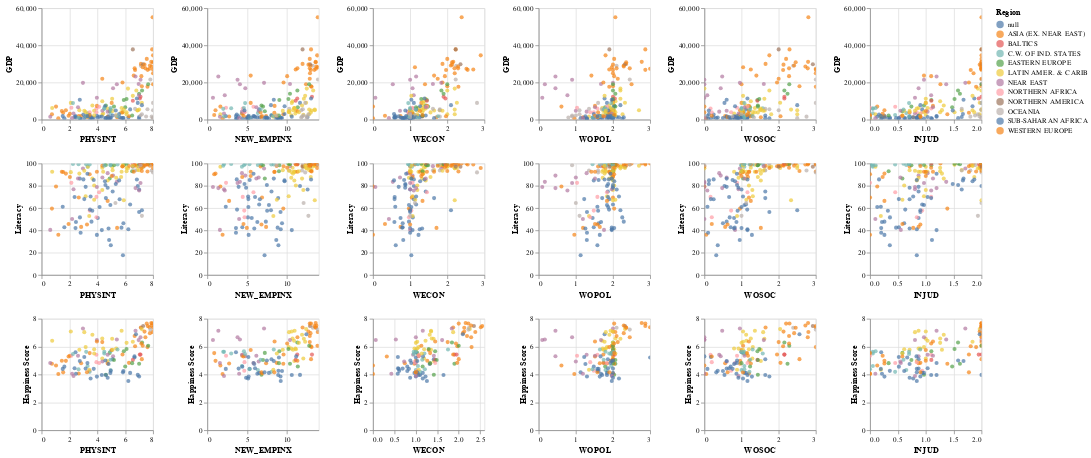

Write notebook code for a chart like this one.
### Code cell
#graphs of correlations between indicators

alt.Chart(new_hr_mean).mark_circle().encode(
    alt.X(alt.repeat('column'), type='quantitative'),
    alt.Y(alt.repeat('row'), type='quantitative'),
    tooltip='Country', color='Region'
).properties(width=150, height=150).repeat(
    row=['GDP', 'Literacy', 'Happiness Score'],
    column=['PHYSINT', 'NEW_EMPINX', 'WECON', 'WOPOL', 'WOSOC', 'INJUD']
).interactive()

### Figure 1 — Vega-Lite specification as saved in the notebook (floating-point values rounded to 4 significant figures; data arrays with more than 128 entries replaced by an {"elided": "..."} marker saying what was removed)
{"config": {"view": {"continuousWidth": 400, "continuousHeight": 300}}, "repeat": {"column": ["PHYSINT", "NEW_EMPINX", "WECON", "WOPOL", "WOSOC", "INJUD"], "row": ["GDP", "Literacy", "Happiness Score"]}, "spec": {"data": {"name": "data-053a0566a9ad6c07153cb3518652c0b3"}, "mark": "circle", "encoding": {"color": {"type": "nominal", "field": "Region"}, "tooltip": {"type": "nominal", "field": "Country"}, "x": {"type": "quantitative", "field": {"repeat": "column"}}, "y": {"type": "quantitative", "field": {"repeat": "row"}}}, "height": 150, "selection": {"selector015": {"type": "interval", "bind": "scales", "encodings": ["x", "y"]}}, "width": 150}, "$schema": "https://vega.github.io/schema/vega-lite/v4.0.2.json", "datasets": {"data-053a0566a9ad6c07153cb3518652c0b3": {"elided": "202 records"}}}
